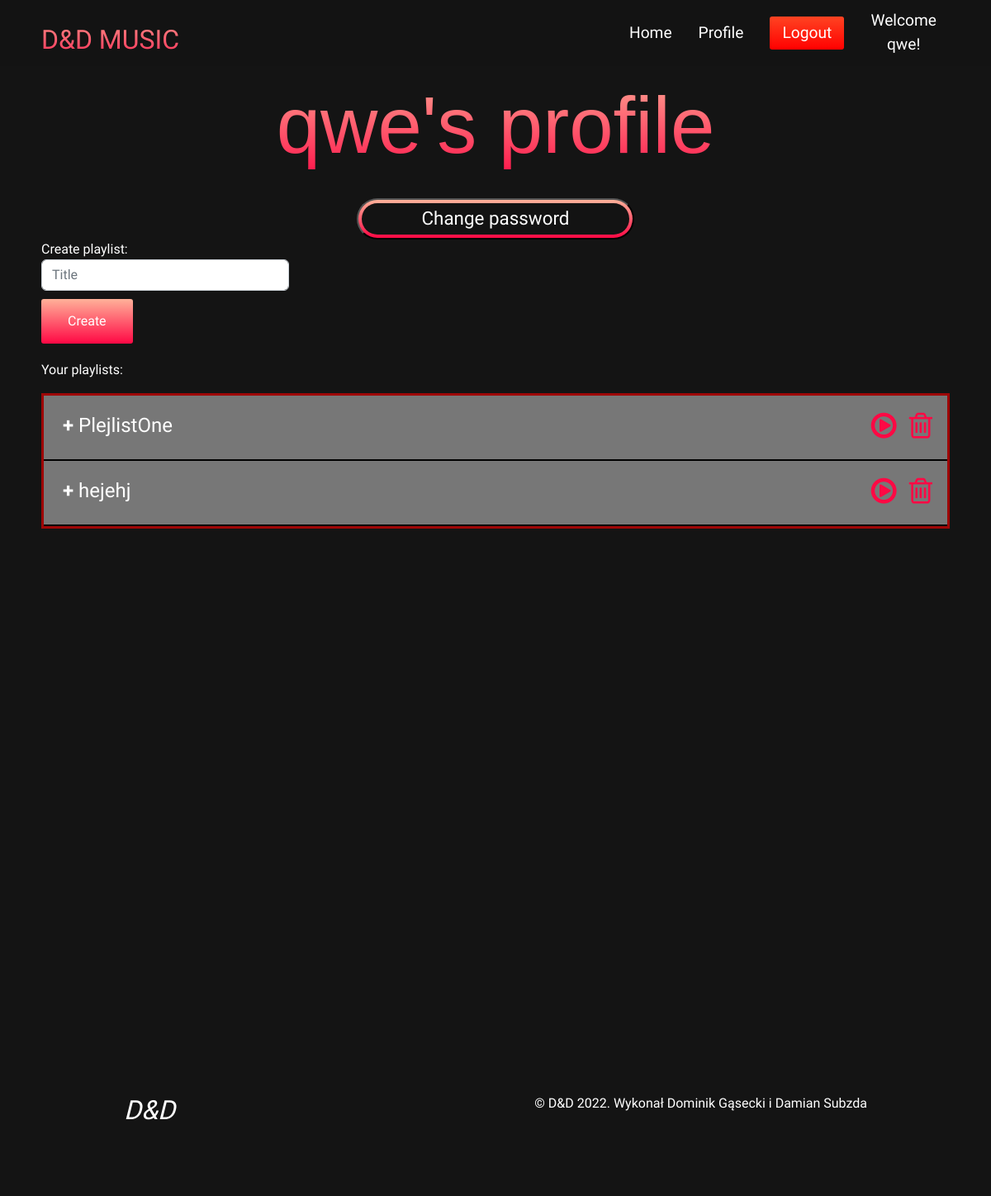
The app's page /profile/ (signed in), older data.
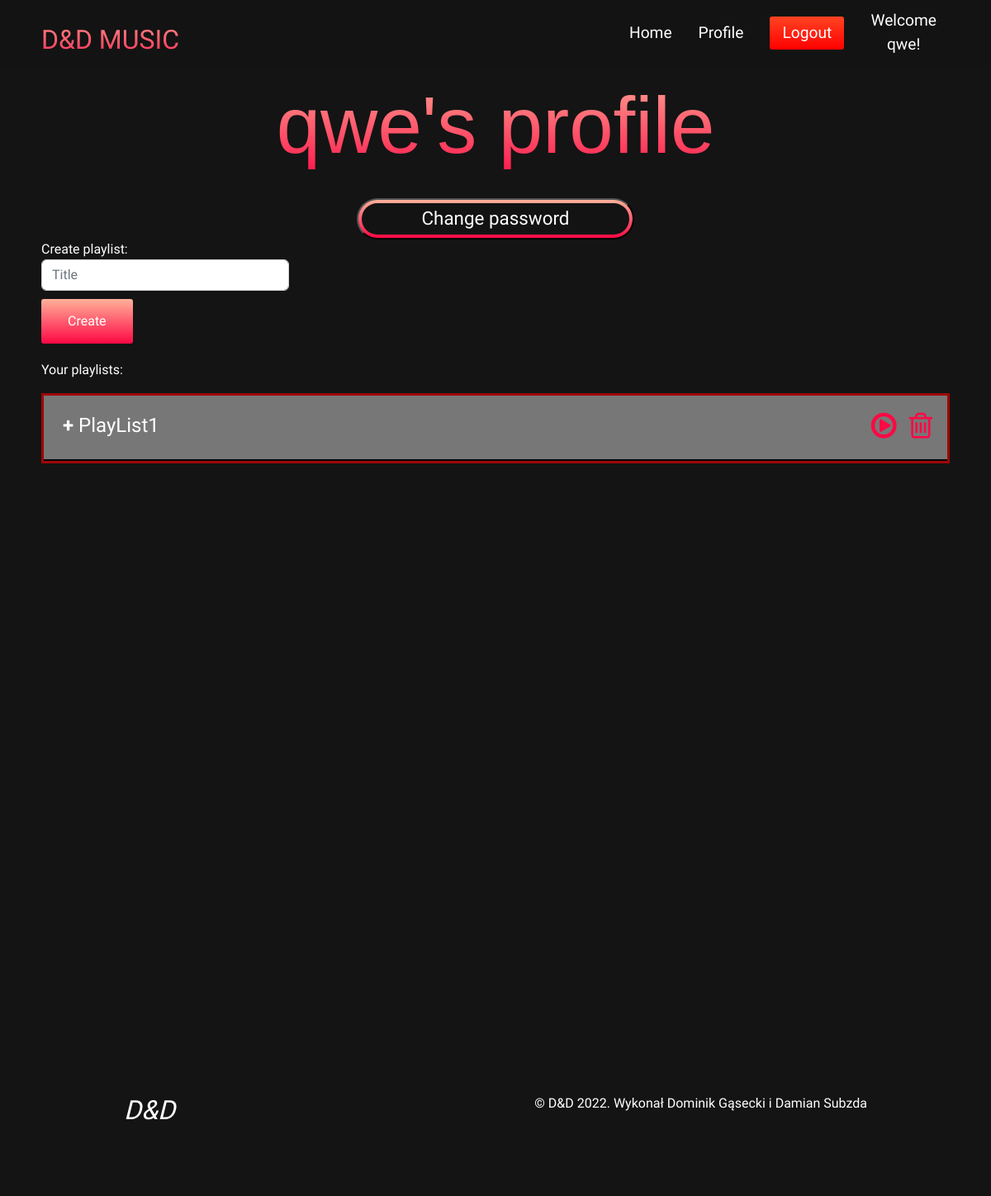
The same page, newer data.
### main/models.py (models this page shows, shortened)
class PlayList(models.Model):
    idUser = models.ForeignKey(settings.AUTH_USER_MODEL, on_delete=models.CASCADE, null=False, blank=False)
    title = models.CharField(max_length=101, null=False, blank=False)
    songs = models.ManyToManyField(Song)

### main/views.py (the view, shortened to what this page needs)
# urls.py: path('profile/', views.profile, name="profile"),
@login_required(login_url='/login')
def profile(response):
    form = PlayListForm()
    user = response.user
    playList = PlayList.objects.filter(idUser=response.user)
    return render(response, "main/profile.html", {"PlayListForm": form, "playList": playList})

### main/forms.py
class PlayListForm(ModelForm):
    class Meta:
        model = PlayList
        fields = ['title']
        widgets = {
            'title': TextInput(attrs={
                'class': "form-control",
                'style': 'max-width: 300px;',
                'placeholder': 'Title'
            })
        }

### main/models.py (called while the page is built)
    def __str__(self):
        return self.Title

### templates/main/profile.html (shortened to what this page needs)
{% extends 'main/index.html' %}
{% load static %}
{% block title %}
    {% load has_group %}
    <p style="text-align: center; font-family: Verdana, sans-serif; font-size: 6rem; color: white;
    background-color: #ff8177;
    background-image: linear-gradient(to top, #ff0844 0%, #ffb199 100%);
    background-size: 100%;
    -webkit-background-clip: text;
    -moz-background-clip: text;
    -webkit-text-fill-color: transparent;
    -moz-text-fill-color: transparent;">{{ user.get_username }}'s profile</p>
{% endblock %}
{% block content %}
    <head>
        <link href="https://cdn.jsdelivr.net/npm/bootstrap@5.2.0-beta1/dist/css/bootstrap.min.css" rel="stylesheet"
>
        <link rel="stylesheet" href="{% static 'css/profileStyle.css' %}" type="text/css"/>
    </head>
    <div class="premium_content">
        <button class="premium_btn">
            <a href="/password_change" class="premium_a"><span class="premium_btn_span">Change password</span></a>
        </button>
    </div>
    <div class="title_content">
        <p class="amount_label">Create playlist:</p>
        <form class="title_form" method="POST" action="">
            {{ PlayListForm.title }}
            <input class="send_button" type="submit" name="Submit" value="Create">
        </form>
    </div>
    <div class="customTable-name">
        <p>Your playlists:</p>
    </div>
    <div class="for_expansion">
        <div class="customTable">
            {% for playlists in playList %}
                <button type="button" class="collapsible">
                    &nbsp;{{ playlists.title }}
                    <a style="float: right;" href="/delete_playlist/{{ playlists.id }}"><i class="fa fa-trash-o"
                                                                                           style="font-size:36px; color: #ff0844"></i></a>
                    <a style="float: right; margin-right: 15px" href="/search_playlist/{{ playlists.id }}"><i
                            class="fa fa-play-circle-o" style="font-size:36px; color: #ff0844"></i></a>
                </button>
                <div class="content">
                </div>
            {% endfor %}
        </div>
    </div>
{% endblock %}

Row changes from the older to the newer data that the page shows:
removed PlayList: title "PlejlistOne"
removed PlayList: title "hejehj"
added PlayList: title "PlayList1"
